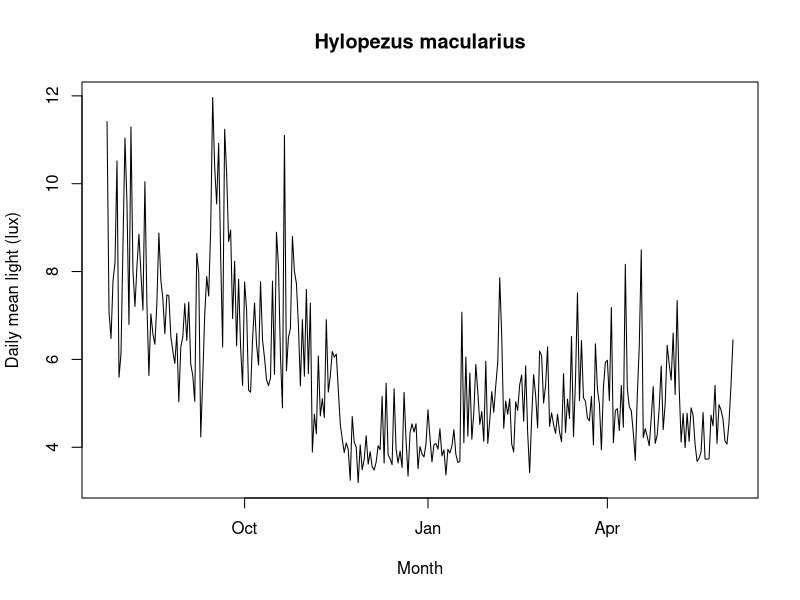

This chart was generated by the following R code:
## ---- chunk 1
library(tidyr)
## ---- chunk 2

rawData <- as.data.frame(read.csv("./Species_Data/HYMA_geo.csv", header=TRUE))

#Insert date banded and date recaptured in "YYYY-MM-DD" format
bandDate1 <- "2018-07-24"
recapDate1 <- "2019-06-03"

## ---- chunk 3
sepRawData<-rawData %>%
tidyr::separate(DD.MM.YYYY.HH.MM.SS, into = c("date", "time"), sep = " ")
#Converting 'date' column as sequential dates, renaming light column
sepRawData$date <- as.Date(sepRawData$date, "%d/%m/%Y")

dateData <- sepRawData[(sepRawData$date >= bandDate1) & (sepRawData$date <= recapDate1) ,]

## ---- chunk 4
daylightData <- dplyr::filter(dateData, light.lux. > 1.136 & light.lux. < 1000)
  
## ---- chunk 5
groupData <- daylightData %>% 
  dplyr::group_by(date)
finalData <- groupData %>%
  dplyr::summarise(mean = mean(light.lux.), max = max(light.lux.),min = min(light.lux.))

View(finalData)
## ---- chunk 6
plot(finalData$date, finalData$mean,
     main = "Hylopezus macularius",
     ylab = "Daily mean light (lux)",
     xlab = "Month",
     type = "l")
